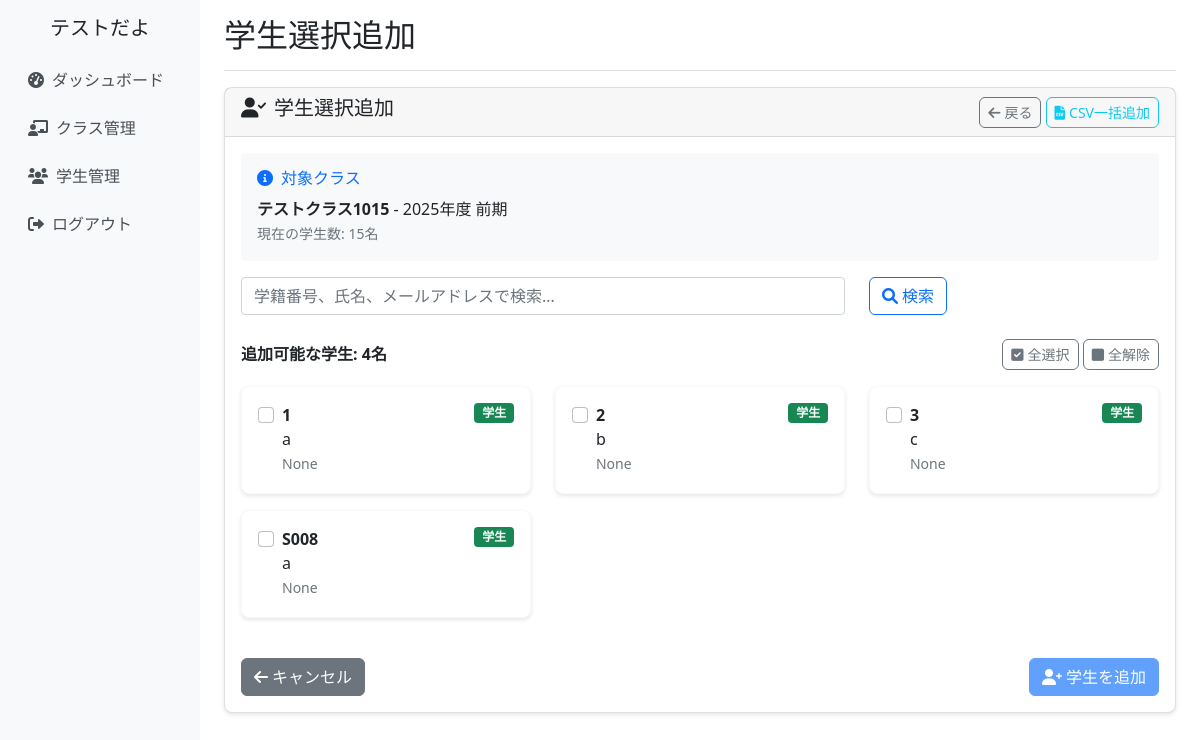
The app's page /classes/11/students/select/ (signed in) with its own data.
### school_management/models.py (models this page shows, shortened)
class CustomUser(AbstractUser):
    ROLE_CHOICES = [
        ('admin', '管理者'),
        ('teacher', '教員'),
        ('student', '学生'),
    ]
    username = None  # usernameフィールドを無効化
    email = models.EmailField(unique=True, null=True, blank=True)
    full_name = models.CharField(max_length=100, verbose_name='氏名')
    furigana = models.CharField(max_length=100, blank=True, verbose_name='ふりがな')
    points = models.IntegerField(default=0, verbose_name='ポイント')
    role = models.CharField(
        max_length=10,
        choices=ROLE_CHOICES,
        default='student',
        verbose_name='役割'
    )
    student_number = models.CharField(max_length=20, blank=True, verbose_name='学籍番号')
    teacher_id = models.CharField(max_length=20, blank=True, verbose_name='教員ID')
    created_at = models.DateTimeField(auto_now_add=True, verbose_name='登録日時')
    updated_at = models.DateTimeField(auto_now=True, verbose_name='更新日時')
    groups = models.ManyToManyField(
        'auth.Group',
        verbose_name='groups',
        blank=True,
        help_text='The groups this user belongs to.',
        related_name="customuser_set",
        related_query_name="customuser",
    )
    user_permissions = models.ManyToManyField(
        'auth.Permission',
        verbose_name='user permissions',
        blank=True,
        help_text='Specific permissions for this user.',
        related_name="customuser_set",
        related_query_name="customuser",
    )
    USERNAME_FIELD = 'email'
    REQUIRED_FIELDS = ['full_name']
    objects = CustomUserManager()
    class Meta:
        verbose_name = 'ユーザー'
        verbose_name_plural = 'ユーザー'

class ClassRoom(models.Model):
    SEMESTER_CHOICES = [
        ('first', '前期'),
        ('second', '後期'),
    ]
    class_name = models.CharField(max_length=100, verbose_name='クラス名')
    year = models.IntegerField(verbose_name='年度')
    semester = models.CharField(max_length=10, choices=SEMESTER_CHOICES, verbose_name='学期')
    teachers = models.ManyToManyField(Teacher, verbose_name='担当教員', related_name='classrooms')
    students = models.ManyToManyField(Student, blank=True, verbose_name='学生')
    created_at = models.DateTimeField(auto_now_add=True)
    updated_at = models.DateTimeField(auto_now=True)
    class Meta:
        verbose_name = 'クラス'
        verbose_name_plural = 'クラス'

### school_management/views.py (the view, shortened to what this page needs)
# urls.py: path('classes/<int:class_id>/students/select/', views.bulk_student_add, name='class_student_select'),
@login_required
def bulk_student_add(request, class_id):
    classroom = get_object_or_404(ClassRoom, id=class_id, teachers=request.user)
    existing_student_ids = classroom.students.values_list('id', flat=True)
    available_students = CustomUser.objects.filter(
        role='student',
        student_number__isnull=False,
        student_number__gt=''
    ).exclude(id__in=existing_student_ids).order_by('student_number')
    search_query = request.GET.get('search', '')
    if search_query:
        available_students = available_students.filter(
            Q(student_number__icontains=search_query) |
            Q(full_name__icontains=search_query) |
            Q(email__icontains=search_query)
        )
    context = {
        'classroom': classroom,
        'available_students': available_students,
        'search_query': search_query,
    }
    return render(request, 'school_management/class_student_select.html', context)

### school_management/templates/school_management/class_student_select.html (shortened to what this page needs)
{% extends 'school_management/base.html' %}
{% block page_title %}学生選択追加{% endblock %}
{% block content %}
<div class="row">
    <div class="col-12">
        <div class="card">
            <div class="card-header d-flex justify-content-between align-items-center">
                <h5><i class="fas fa-user-check me-2"></i>学生選択追加</h5>
                <div>
                    <a href="{% url 'school_management:class_detail' classroom.id %}" class="btn btn-outline-secondary btn-sm">
                        <i class="fas fa-arrow-left me-1"></i>戻る
                    </a>
                    <a href="{% url 'school_management:bulk_student_add' classroom.id %}" class="btn btn-outline-info btn-sm">
                        <i class="fas fa-file-csv me-1"></i>CSV一括追加
                    </a>
                </div>
            </div>
            <div class="card-body">
                <div class="mb-3 p-3 bg-light rounded">
                    <h6 class="text-primary mb-2"><i class="fas fa-info-circle me-2"></i>対象クラス</h6>
                    <strong>{{ classroom.class_name }}</strong> - {{ classroom.year }}年度 {{ classroom.get_semester_display }}
                    <br><small class="text-muted">現在の学生数: {{ classroom.students.count }}名</small>
                </div>
                <form method="get" class="mb-4">
                    <div class="row">
                        <div class="col-md-8">
                            <input type="text" name="search" class="form-control"
                                   placeholder="学籍番号、氏名、メールアドレスで検索..."
                                   value="{{ search_query }}">
                        </div>
                        <div class="col-md-4">
                            <button type="submit" class="btn btn-outline-primary">
                                <i class="fas fa-search me-1"></i>検索
                            </button>
                        </div>
                    </div>
                </form>
                <form method="post" id="studentSelectForm">
                    {% if available_students %}
                    <div class="mb-3 d-flex justify-content-between align-items-center">
                        <div>
                            <strong>追加可能な学生: {{ available_students.count }}名</strong>
                        </div>
                        <div>
                            <button type="button" class="btn btn-sm btn-outline-secondary" onclick="selectAll()">
                                <i class="fas fa-check-square me-1"></i>全選択
                            </button>
                            <button type="button" class="btn btn-sm btn-outline-secondary" onclick="deselectAll()">
                                <i class="fas fa-square me-1"></i>全解除
                            </button>
                        </div>
                    </div>
                    <div class="row">
                        {% for student in available_students %}
                        <div class="col-md-6 col-lg-4 mb-3">
                            <div class="card border-light">
                                <div class="card-body p-3">
                                    <div class="form-check">
                                        <input class="form-check-input" type="checkbox"
                                               name="selected_students" value="{{ student.id }}"
                                               id="student_{{ student.id }}">
                                        <label class="form-check-label w-100" for="student_{{ student.id }}">
                                            <div class="d-flex justify-content-between align-items-start">
                                                <div>
                                                    <strong>{{ student.student_number }}</strong>
                                                    <br>{{ student.full_name }}
                                                    <br><small class="text-muted">{{ student.email }}</small>
                                                </div>
                                                <span class="badge bg-success">学生</span>
                                            </div>
                                        </label>
                                    </div>
                                </div>
                            </div>
                        </div>
                        {% endfor %}
                    </div>
                    <div class="d-flex justify-content-between mt-4">
                        <a href="{% url 'school_management:class_detail' classroom.id %}" class="btn btn-secondary">
                            <i class="fas fa-arrow-left me-1"></i>キャンセル
                        </a>
                        <button type="submit" class="btn btn-primary" id="submitBtn" disabled>
                            <i class="fas fa-user-plus me-1"></i><span id="submitText">学生を追加</span>
                        </button>
                    </div>
                    {% endif %}
                </form>
            </div>
        </div>
    </div>
</div>
{% endblock %}

### school_management/templates/school_management/base.html (shortened to what this page needs)
{% load static %}
<!DOCTYPE html>
<html lang="ja">
<head>
    <link href="https://cdn.jsdelivr.net/npm/bootstrap@5.1.3/dist/css/bootstrap.min.css" rel="stylesheet">
    <link href="https://cdnjs.cloudflare.com/ajax/libs/font-awesome/6.0.0/css/all.min.css" rel="stylesheet">
    <link href="{% static 'school_management/css/base.css' %}" rel="stylesheet">
</head>
<body>
    <div class="container-fluid">
        <div class="row">
            {% if user.is_authenticated %}
            <nav class="col-md-3 col-lg-2 d-md-block d-none sidebar collapse">
                <div class="position-sticky pt-3">
                    <div class="text-center mb-3">
                        <h5>{{ user.full_name }}</h5>
                    </div>
                    <ul class="nav flex-column">
                        <li class="nav-item">
                            <a class="nav-link" href="{% url 'school_management:dashboard' %}">
                                <i class="fas fa-tachometer-alt me-2"></i>ダッシュボード
                            </a>
                        </li>
                        <li class="nav-item">
                            <a class="nav-link" href="{% url 'school_management:class_list' %}">
                                <i class="fas fa-chalkboard-teacher me-2"></i>クラス管理
                            </a>
                        </li>
                        <li class="nav-item">
                            <a class="nav-link" href="{% url 'school_management:student_list' %}">
                                <i class="fas fa-users me-2"></i>学生管理
                            </a>
                        </li>
                        <li class="nav-item">
                            <a class="nav-link" href="{% url 'school_management:logout' %}">
                                <i class="fas fa-sign-out-alt me-2"></i>ログアウト
                            </a>
                        </li>
                    </ul>
                </div>
            </nav>
            <main class="col-md-9 ms-sm-auto col-lg-10 px-md-4 main-content">
                <div class="d-flex justify-content-between flex-wrap flex-md-nowrap align-items-center pt-3 pb-2 mb-3 border-bottom">
                    <h1 class="h2">{% block page_title %}{% endblock %}</h1>
                </div>
                {% block content %}{% endblock %}
            </main>
            {% else %}
            <div class="col-12">
                {% block login_content %}{% endblock %}
            </div>
            {% endif %}
        </div>
    </div>
</body>
</html>

### school_management/static/school_management/css/base.css (style rules this page uses)
.sidebar { min-height: 100vh; background-color: #f8f9fa; }
.main-content { min-height: 100vh; }
.card { box-shadow: 0 2px 4px rgba(0, 0, 0, 0.1); border-radius: 8px; }
.btn { border-radius: 6px; transition: all 0.2s ease-in-out; }
.nav-link { color: #495057; padding: 0.75rem 1rem; border-radius: 6px; transition: all 0.2s ease-in-out; }
@media (min-width: 768px) { .sidebar { position: relative; left: 0; } }

### records on screen
CustomUser: full_name "テストだよ"
ClassRoom: class_name "テストクラス1015", year "2025", semester "前期", students.count "15"
CustomUser: student_number "1", full_name "a", email "None"
CustomUser: student_number "2", full_name "b", email "None"
CustomUser: student_number "3", full_name "c", email "None"
CustomUser: student_number "S008", full_name "a", email "None"

### other values on screen
{{ available_students.count }} "4"
